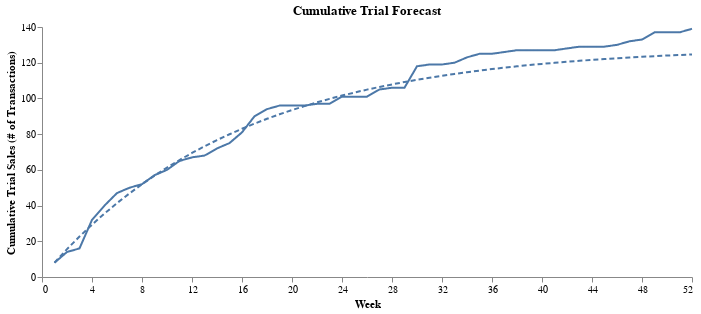

Notebook cell for this chart:
### Code cell
forecast_df = pl.DataFrame({
    'Week (t)': t,
    'T(t)': cum_trial
})

actual_trial_curve = (
    ChartTemp(modified_cum_trans)
    .line_encode('T(t):Q', y_title='Cumulative Trial Sales (# of Transactions)')
)

froecast_trial_curve = (
    ChartTemp(forecast_df)
    .line_encode('T(t):Q', y_title='Cumulative Trial Sales (# of Transactions)', dash=[5,3])
)

trial_chart = actual_trial_curve + froecast_trial_curve

layered_line_prop(trial_chart, 'Cumulative Trial Forecast')

### Figure 1 — Vega-Lite specification as saved in the notebook (floating-point values rounded to 4 significant figures)
{"$schema": "https://vega.github.io/schema/vega-lite/v5.20.1.json", "config": {"axisX": {"grid": false}, "axisY": {"grid": false}, "view": {"continuousHeight": 300, "continuousWidth": 300, "stroke": null}}, "datasets": {"data-14af2c719777932de7be45f5a594bb10": [{"AR(t)": 0, "FR(t)": 0, "S(t)": 8, "T(t)": 8, "Week (t)": 1}, {"AR(t)": 0, "FR(t)": 1, "S(t)": 15, "T(t)": 14, "Week (t)": 2}, {"AR(t)": 0, "FR(t)": 2, "S(t)": 18, "T(t)": 16, "Week (t)": 3}, {"AR(t)": 0, "FR(t)": 3, "S(t)": 35, "T(t)": 32, "Week (t)": 4}, {"AR(t)": 0, "FR(t)": 7, "S(t)": 47, "T(t)": 40, "Week (t)": 5}, {"AR(t)": 2, "FR(t)": 9, "S(t)": 58, "T(t)": 47, "Week (t)": 6}, {"AR(t)": 3, "FR(t)": 12, "S(t)": 65, "T(t)": 50, "Week (t)": 7}, {"AR(t)": 4, "FR(t)": 13, "S(t)": 69, "T(t)": 52, "Week (t)": 8}, {"AR(t)": 7, "FR(t)": 17, "S(t)": 81, "T(t)": 57, "Week (t)": 9}, {"AR(t)": 9, "FR(t)": 18, "S(t)": 87, "T(t)": 60, "Week (t)": 10}, {"AR(t)": 13, "FR(t)": 22, "S(t)": 100, "T(t)": 65, "Week (t)": 11}, {"AR(t)": 15, "FR(t)": 23, "S(t)": 105, "T(t)": 67, "Week (t)": 12}, {"AR(t)": 16, "FR(t)": 23, "S(t)": 107, "T(t)": 68, "Week (t)": 13}, {"AR(t)": 18, "FR(t)": 23, "S(t)": 113, "T(t)": 72, "Week (t)": 14}, {"AR(t)": 19, "FR(t)": 23, "S(t)": 117, "T(t)": 75, "Week (t)": 15}, {"AR(t)": 21, "FR(t)": 24, "S(t)": 126, "T(t)": 81, "Week (t)": 16}, {"AR(t)": 26, "FR(t)": 24, "S(t)": 140, "T(t)": 90, "Week (t)": 17}, {"AR(t)": 30, "FR(t)": 28, "S(t)": 152, "T(t)": 94, "Week (t)": 18}, {"AR(t)": 32, "FR(t)": 32, "S(t)": 160, "T(t)": 96, "Week (t)": 19}, {"AR(t)": 35, "FR(t)": 33, "S(t)": 164, "T(t)": 96, "Week (t)": 20}, {"AR(t)": 38, "FR(t)": 33, "S(t)": 167, "T(t)": 96, "Week (t)": 21}, {"AR(t)": 39, "FR(t)": 34, "S(t)": 170, "T(t)": 97, "Week (t)": 22}, {"AR(t)": 40, "FR(t)": 35, "S(t)": 172, "T(t)": 97, "Week (t)": 23}, {"AR(t)": 43, "FR(t)": 35, "S(t)": 179, "T(t)": 101, "Week (t)": 24}, {"AR(t)": 43, "FR(t)": 35, "S(t)": 179, "T(t)": 101, "Week (t)": 25}, {"AR(t)": 50, "FR(t)": 35, "S(t)": 186, "T(t)": 101, "Week (t)": 26}, {"AR(t)": 53, "FR(t)": 37, "S(t)": 195, "T(t)": 105, "Week (t)": 27}, {"AR(t)": 57, "FR(t)": 37, "S(t)": 200, "T(t)": 106, "Week (t)": 28}, {"AR(t)": 60, "FR(t)": 37, "S(t)": 203, "T(t)": 106, "Week (t)": 29}, {"AR(t)": 64, "FR(t)": 41, "S(t)": 223, "T(t)": 118, "Week (t)": 30}, {"AR(t)": 65, "FR(t)": 41, "S(t)": 225, "T(t)": 119, "Week (t)": 31}, {"AR(t)": 65, "FR(t)": 42, "S(t)": 226, "T(t)": 119, "Week (t)": 32}, {"AR(t)": 67, "FR(t)": 43, "S(t)": 230, "T(t)": 120, "Week (t)": 33}, {"AR(t)": 69, "FR(t)": 44, "S(t)": 236, "T(t)": 123, "Week (t)": 34}, {"AR(t)": 72, "FR(t)": 45, "S(t)": 242, "T(t)": 125, "Week (t)": 35}, {"AR(t)": 76, "FR(t)": 45, "S(t)": 246, "T(t)": 125, "Week (t)": 36}, {"AR(t)": 80, "FR(t)": 45, "S(t)": 251, "T(t)": 126, "Week (t)": 37}, {"AR(t)": 84, "FR(t)": 45, "S(t)": 256, "T(t)": 127, "Week (t)": 38}, {"AR(t)": 84, "FR(t)": 45, "S(t)": 256, "T(t)": 127, "Week (t)": 39}, {"AR(t)": 87, "FR(t)": 45, "S(t)": 259, "T(t)": 127, "Week (t)": 40}, {"AR(t)": 87, "FR(t)": 45, "S(t)": 259, "T(t)": 127, "Week (t)": 41}, {"AR(t)": 89, "FR(t)": 45, "S(t)": 262, "T(t)": 128, "Week (t)": 42}, {"AR(t)": 89, "FR(t)": 45, "S(t)": 263, "T(t)": 129, "Week (t)": 43}, {"AR(t)": 89, "FR(t)": 46, "S(t)": 264, "T(t)": 129, "Week (t)": 44}, {"AR(t)": 93, "FR(t)": 46, "S(t)": 268, "T(t)": 129, "Week (t)": 45}, {"AR(t)": 94, "FR(t)": 46, "S(t)": 270, "T(t)": 130, "Week (t)": 46}, {"AR(t)": 98, "FR(t)": 47, "S(t)": 277, "T(t)": 132, "Week (t)": 47}, {"AR(t)": 101, "FR(t)": 48, "S(t)": 282, "T(t)": 133, "Week (t)": 48}, {"AR(t)": 105, "FR(t)": 48, "S(t)": 290, "T(t)": 137, "Week (t)": 49}, {"AR(t)": 111, "FR(t)": 50, "S(t)": 298, "T(t)": 137, "Week (t)": 50}, {"AR(t)": 112, "FR(t)": 51, "S(t)": 300, "T(t)": 137, "Week (t)": 51}, {"AR(t)": 115, "FR(t)": 52, "S(t)": 306, "T(t)": 139, "Week (t)": 52}], "data-fe95cadd00a65e4b4a4029aed0152905": [{"T(t)": 8.045, "Week (t)": 1}, {"T(t)": 15.59, "Week (t)": 2}, {"T(t)": 22.66, "Week (t)": 3}, {"T(t)": 29.3, "Week (t)": 4}, {"T(t)": 35.52, "Week (t)": 5}, {"T(t)": 41.35, "Week (t)": 6}, {"T(t)": 46.82, "Week (t)": 7}, {"T(t)": 51.95, "Week (t)": 8}, {"T(t)": 56.76, "Week (t)": 9}, {"T(t)": 61.27, "Week (t)": 10}, {"T(t)": 65.5, "Week (t)": 11}, {"T(t)": 69.47, "Week (t)": 12}, {"T(t)": 73.19, "Week (t)": 13}, {"T(t)": 76.68, "Week (t)": 14}, {"T(t)": 79.95, "Week (t)": 15}, {"T(t)": 83.02, "Week (t)": 16}, {"T(t)": 85.89, "Week (t)": 17}, {"T(t)": 88.59, "Week (t)": 18}, {"T(t)": 91.12, "Week (t)": 19}, {"T(t)": 93.49, "Week (t)": 20}, {"T(t)": 95.72, "Week (t)": 21}, {"T(t)": 97.8, "Week (t)": 22}, {"T(t)": 99.76, "Week (t)": 23}, {"T(t)": 101.6, "Week (t)": 24}, {"T(t)": 103.3, "Week (t)": 25}, {"T(t)": 104.9, "Week (t)": 26}, {"T(t)": 106.4, "Week (t)": 27}, {"T(t)": 107.9, "Week (t)": 28}, {"T(t)": 109.2, "Week (t)": 29}, {"T(t)": 110.4, "Week (t)": 30}, {"T(t)": 111.6, "Week (t)": 31}, {"T(t)": 112.7, "Week (t)": 32}, {"T(t)": 113.7, "Week (t)": 33}, {"T(t)": 114.7, "Week (t)": 34}, {"T(t)": 115.6, "Week (t)": 35}, {"T(t)": 116.4, "Week (t)": 36}, {"T(t)": 117.2, "Week (t)": 37}, {"T(t)": 118.0, "Week (t)": 38}, {"T(t)": 118.7, "Week (t)": 39}, {"T(t)": 119.3, "Week (t)": 40}, {"T(t)": 120.0, "Week (t)": 41}, {"T(t)": 120.5, "Week (t)": 42}, {"T(t)": 121.1, "Week (t)": 43}, {"T(t)": 121.6, "Week (t)": 44}, {"T(t)": 122.1, "Week (t)": 45}, {"T(t)": 122.5, "Week (t)": 46}, {"T(t)": 122.9, "Week (t)": 47}, {"T(t)": 123.3, "Week (t)": 48}, {"T(t)": 123.7, "Week (t)": 49}, {"T(t)": 124.0, "Week (t)": 50}, {"T(t)": 124.3, "Week (t)": 51}, {"T(t)": 124.6, "Week (t)": 52}]}, "height": 250, "layer": [{"data": {"name": "data-14af2c719777932de7be45f5a594bb10"}, "encoding": {"color": {}, "x": {"axis": {"labelExpr": "datum.value", "title": "Week", "values": [0, 4, 8, 12, 16, 20, 24, 28, 32, 36, 40, 44, 48, 52]}, "field": "Week (t)", "scale": {"domain": [0, 52]}, "type": "quantitative"}, "y": {"field": "T(t)", "scale": {}, "title": "Cumulative Trial Sales (# of Transactions)", "type": "quantitative"}}, "mark": {"strokeDash": [1, 0], "strokeWidth": 2, "type": "line"}}, {"data": {"name": "data-fe95cadd00a65e4b4a4029aed0152905"}, "encoding": {"color": {}, "x": {"axis": {"labelExpr": "datum.value", "title": "Week", "values": [0, 4, 8, 12, 16, 20, 24, 28, 32, 36, 40, 44, 48, 52]}, "field": "Week (t)", "scale": {"domain": [0, 52]}, "type": "quantitative"}, "y": {"field": "T(t)", "scale": {}, "title": "Cumulative Trial Sales (# of Transactions)", "type": "quantitative"}}, "mark": {"strokeDash": [5, 3], "strokeWidth": 2, "type": "line"}}], "title": "Cumulative Trial Forecast", "width": 650}
